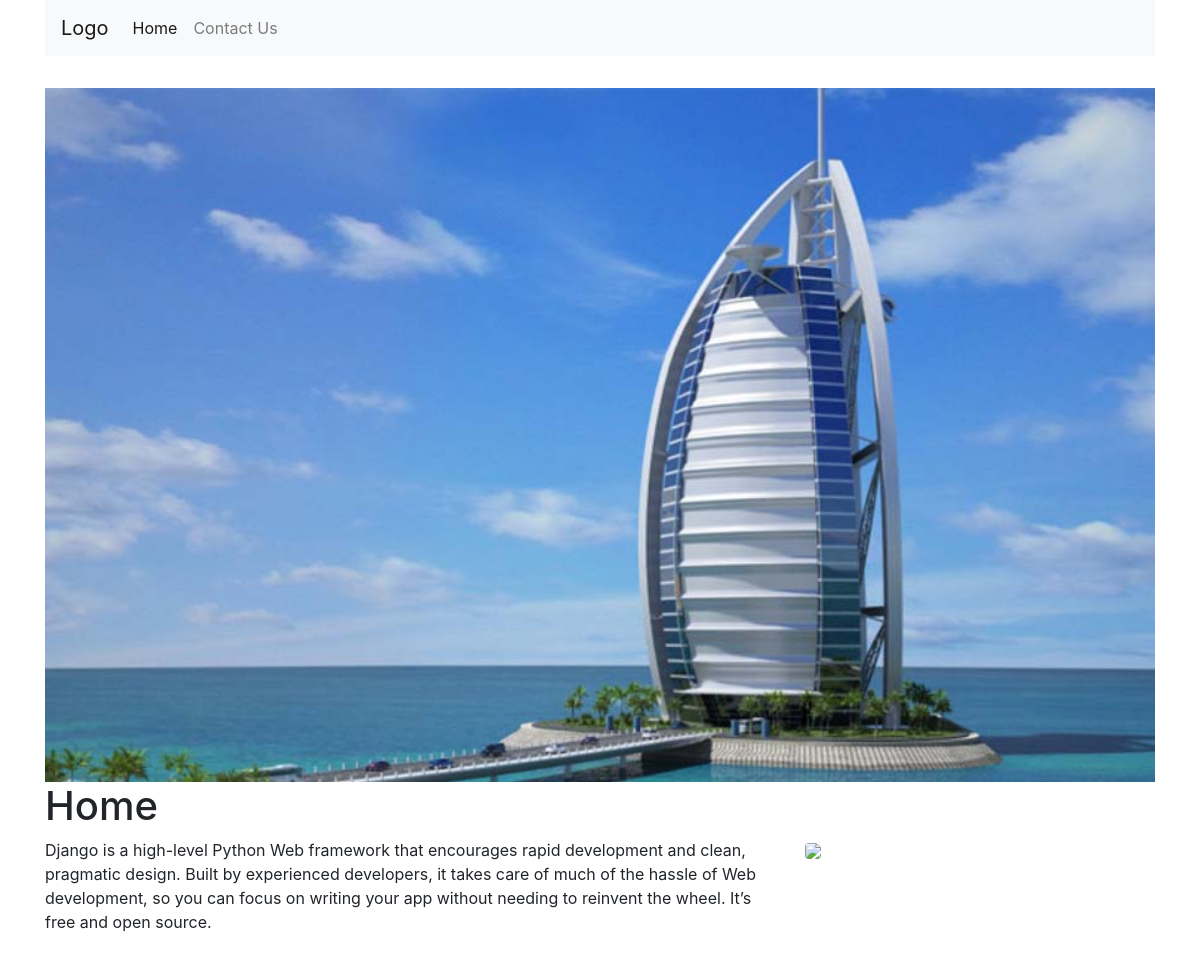
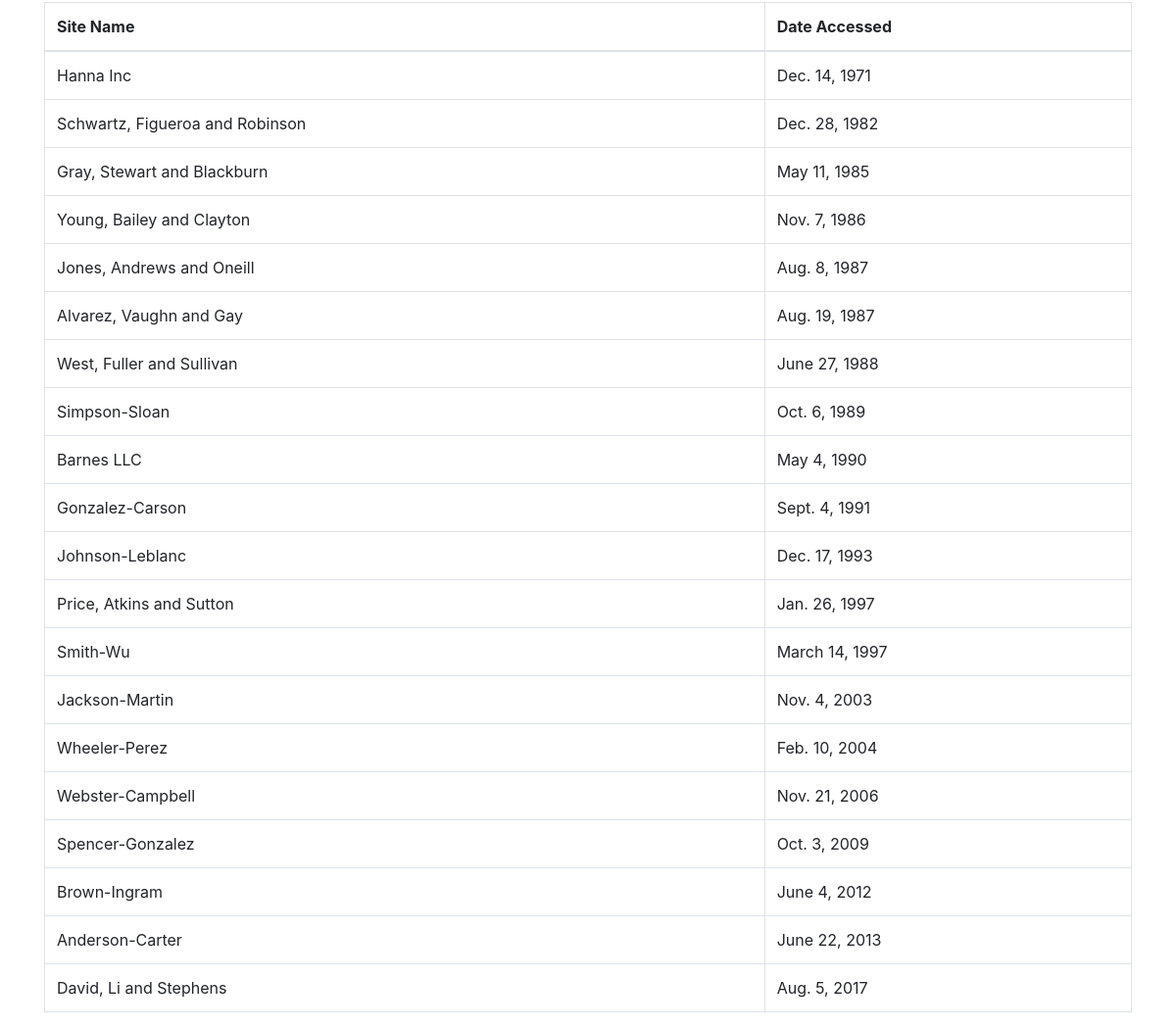
The app's page /first_app/ with its own data (2 pictures, top to bottom).
### first_app/models.py (models this page shows, shortened)
class AccessRecord(models.Model):
    name = models.ForeignKey(Webpage)
    date = models.DateField()

class Webpage(models.Model):
    topic = models.ForeignKey(Topic)
    name = models.CharField(max_length=264,unique=True)
    url = models.URLField(unique=True)
    def __str__(self):
        return self.name

### first_app/views.py (the view)
def index(request):
    webpages_list = AccessRecord.objects.order_by('date')
    date_dict = {'access_records' : webpages_list}
    return render(request, 'first_app/index.html', context=date_dict)

### templates/first_app/index.html (shortened to what this page needs)
<!DOCTYPE html>
{% load staticfiles %}
<html lang="en">
  <head>
    <link rel="stylesheet" href="https://maxcdn.bootstrapcdn.com/bootstrap/4.0.0-beta/css/bootstrap.min.css">
    <link rel="stylesheet" href="{% static "css/styles.css" %}"/>
  </head>
  <body>
<div class="container">
  <nav class="navbar navbar-expand-lg navbar-light bg-light">
  <a class="navbar-brand" href="#">Logo</a>
  <div class="collapse navbar-collapse" id="navbarNavAltMarkup">
    <div class="navbar-nav">
      <a class="nav-item nav-link active" href="{% url 'index' %}">Home <span class="sr-only">(current)</span></a>
      <a class="nav-item nav-link" href="{% url 'contact_us' %}">Contact Us</a>
    </div>
  </div>
</nav>
</div>
<div class="container space">
  <div id="carouselExampleSlidesOnly" class="carousel slide" data-ride="carousel">
    <div class="carousel-inner">
      <div class="carousel-item active">
        <img class="d-block w-100" src="{% static "images/Burj-Al-Arab.jpg" %}" alt="First slide">
      </div>
    </div>
  </div>
     <h1>Home</h1>
     <div class="row">
        <div class="col-8">
            Django is a high-level Python Web framework that encourages rapid development and clean, pragmatic design. Built by experienced developers, it takes care of much of the hassle of Web development, so you can focus on writing your app without needing to reinvent the wheel. It’s free and open source.
         </div>
         <div class="col-4">
            <img src="{% static "images/andreas-palmer-284310.jpg" %}" class="img-responsive rounded" style="max-width: 50%" />
         </div>
      </div>
    </div>
    <div class="container space">
      {% if access_records %}
        <table class="table table-bordered">
          <thead>
            <th>Site Name</th>
            <th>Date Accessed</th>
          </thead>
          {% for acc in access_records %}
          <tr>
            <td>{{ acc.name }}</td>
            <td>{{ acc.date }}</td>
          </tr>
          {% endfor %}
        </table>
      {% else %}
        <p>No Access Records Found!</p>
      {% endif %}
    </div>
  </body>
</html>

### static/css/styles.css (style rules this page uses)
.space { margin-top: 2em; }

### records on screen
AccessRecord: name "Hanna Inc", date "Dec. 14, 1971"
AccessRecord: name "Schwartz, Figueroa and Robinson", date "Dec. 28, 1982"
AccessRecord: name "Gray, Stewart and Blackburn", date "May 11, 1985"
AccessRecord: name "Young, Bailey and Clayton", date "Nov. 7, 1986"
AccessRecord: name "Jones, Andrews and Oneill", date "Aug. 8, 1987"
AccessRecord: name "Alvarez, Vaughn and Gay", date "Aug. 19, 1987"
AccessRecord: name "West, Fuller and Sullivan", date "June 27, 1988"
AccessRecord: name "Simpson-Sloan", date "Oct. 6, 1989"
AccessRecord: name "Barnes LLC", date "May 4, 1990"
AccessRecord: name "Gonzalez-Carson", date "Sept. 4, 1991"
AccessRecord: name "Johnson-Leblanc", date "Dec. 17, 1993"
AccessRecord: name "Price, Atkins and Sutton", date "Jan. 26, 1997"
AccessRecord: name "Smith-Wu", date "March 14, 1997"
AccessRecord: name "Jackson-Martin", date "Nov. 4, 2003"
AccessRecord: name "Wheeler-Perez", date "Feb. 10, 2004"
AccessRecord: name "Webster-Campbell", date "Nov. 21, 2006"
AccessRecord: name "Spencer-Gonzalez", date "Oct. 3, 2009"
AccessRecord: name "Brown-Ingram", date "June 4, 2012"
AccessRecord: name "Anderson-Carter", date "June 22, 2013"
AccessRecord: name "David, Li and Stephens", date "Aug. 5, 2017"
